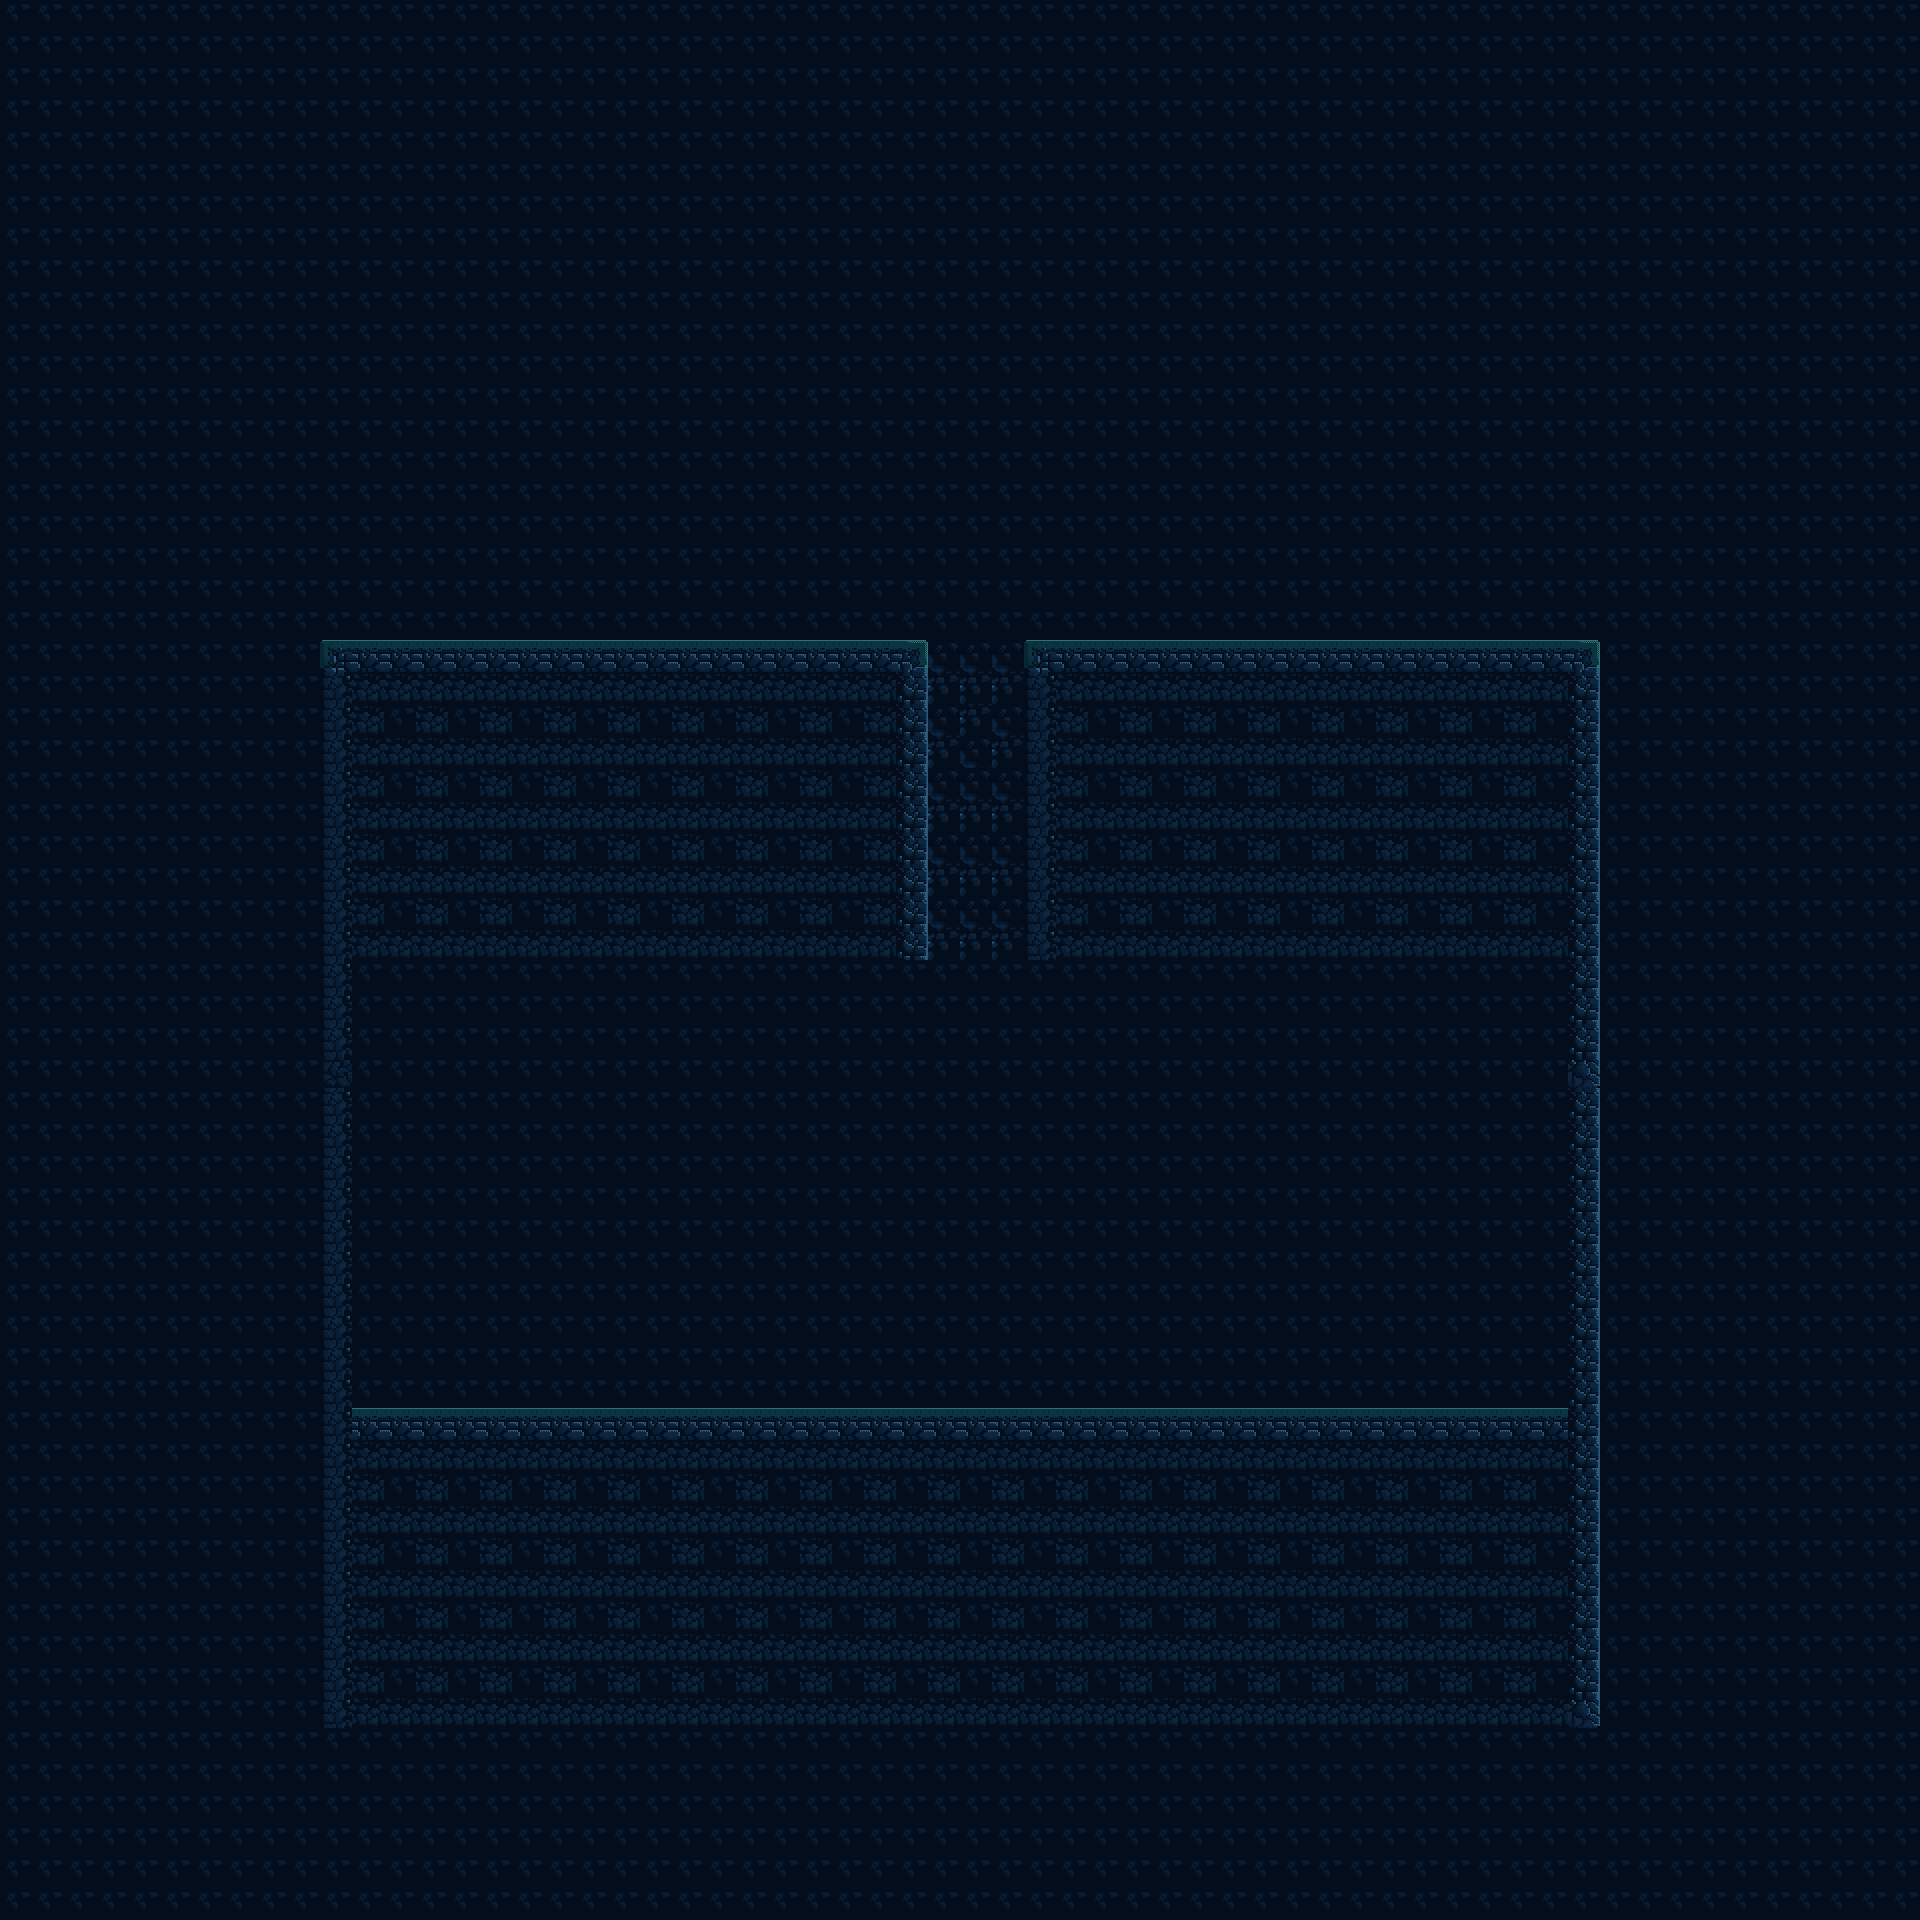

A 2D game scene composited from a Tiled map and its tileset images. What follows is a short description and the map's XML, with each tile layer's data collapsed to a summary:
An orthogonal 60x60 tile map with 32x32 px tiles, 1 tile layer (Tile Layer 1) and 61 objects (50x Brick, Player, Enemy, Door).

<map version="1.10" tiledversion="1.10.2" orientation="orthogonal" renderorder="right-down" width="60" height="60" tilewidth="32" tileheight="32" infinite="0" nextlayerid="6" nextobjectid="200">
 <tileset firstgid="1" source="Spritesheet.tsx" />
 <layer id="1" name="Tile Layer 1" width="60" height="60">
  <data>[3600 cells, 3600 non-empty, 11 distinct tile ids]</data>
 </layer>
 <objectgroup id="4" name="Platforms">
  <object id="52" x="1024" y="640" width="576" height="320" />
  <object id="53" x="608" y="192" width="32" height="448" />
  <object id="54" x="1280" y="192" width="32" height="448" />
  <object id="55" x="320" y="640" width="608" height="320" />
  <object id="190" x="640" y="192" width="640" height="32" />
  <object id="193" x="320" y="960" width="32" height="448" />
  <object id="197" x="1568" y="960" width="32" height="448" />
  <object id="198" x="320" y="1408" width="1280" height="320" />
 </objectgroup>
 <objectgroup id="3" name="SpawnPoints">
  <object id="26" type="Player" gid="1" x="960" y="1344" width="32" height="32" />
  <object id="189" type="Enemy" gid="2147483650" x="1248" y="1344" width="32" height="32">
   <properties>
    <property name="Type" value="Boss" />
   </properties>
  </object>
  <object id="91" type="Brick" gid="11" x="960" y="672" width="32" height="32">
   <properties>
    <property name="TileOffsetX" type="int" value="2" />
    <property name="TileOffsetY" type="int" value="1" />
   </properties>
  </object>
  <object id="92" type="Brick" gid="27" x="960" y="704" width="32" height="32">
   <properties>
    <property name="TileOffsetX" type="int" value="2" />
    <property name="TileOffsetY" type="int" value="3" />
   </properties>
  </object>
  <object id="93" type="Brick" gid="27" x="960" y="736" width="32" height="32">
   <properties>
    <property name="TileOffsetX" type="int" value="2" />
    <property name="TileOffsetY" type="int" value="3" />
   </properties>
  </object>
  <object id="94" type="Brick" gid="27" x="960" y="768" width="32" height="32">
   <properties>
    <property name="TileOffsetX" type="int" value="2" />
    <property name="TileOffsetY" type="int" value="3" />
   </properties>
  </object>
  <object id="95" type="Brick" gid="27" x="960" y="800" width="32" height="32">
   <properties>
    <property name="TileOffsetX" type="int" value="2" />
    <property name="TileOffsetY" type="int" value="3" />
   </properties>
  </object>
  <object id="96" type="Brick" gid="27" x="960" y="832" width="32" height="32">
   <properties>
    <property name="TileOffsetX" type="int" value="2" />
    <property name="TileOffsetY" type="int" value="3" />
   </properties>
  </object>
  <object id="97" type="Brick" gid="27" x="960" y="864" width="32" height="32">
   <properties>
    <property name="TileOffsetX" type="int" value="2" />
    <property name="TileOffsetY" type="int" value="3" />
   </properties>
  </object>
  <object id="98" type="Brick" gid="27" x="960" y="896" width="32" height="32">
   <properties>
    <property name="TileOffsetX" type="int" value="2" />
    <property name="TileOffsetY" type="int" value="3" />
   </properties>
  </object>
  <object id="99" type="Brick" gid="27" x="960" y="928" width="32" height="32">
   <properties>
    <property name="TileOffsetX" type="int" value="2" />
    <property name="TileOffsetY" type="int" value="3" />
   </properties>
  </object>
  <object id="100" type="Brick" gid="27" x="960" y="960" width="32" height="32">
   <properties>
    <property name="TileOffsetX" type="int" value="2" />
    <property name="TileOffsetY" type="int" value="3" />
   </properties>
  </object>
  <object id="105" type="Brick" gid="11" x="896" y="672" width="32" height="32">
   <properties>
    <property name="TileOffsetX" type="int" value="2" />
    <property name="TileOffsetY" type="int" value="1" />
   </properties>
  </object>
  <object id="106" type="Brick" gid="11" x="928" y="672" width="32" height="32">
   <properties>
    <property name="TileOffsetX" type="int" value="2" />
    <property name="TileOffsetY" type="int" value="1" />
   </properties>
  </object>
  <object id="107" type="Brick" gid="11" x="992" y="672" width="32" height="32">
   <properties>
    <property name="TileOffsetX" type="int" value="2" />
    <property name="TileOffsetY" type="int" value="1" />
   </properties>
  </object>
  <object id="108" type="Brick" gid="11" x="1024" y="672" width="32" height="32">
   <properties>
    <property name="TileOffsetX" type="int" value="2" />
    <property name="TileOffsetY" type="int" value="1" />
   </properties>
  </object>
  <object id="109" type="Brick" gid="27" x="896" y="768" width="32" height="32">
   <properties>
    <property name="TileOffsetX" type="int" value="2" />
    <property name="TileOffsetY" type="int" value="3" />
   </properties>
  </object>
  <object id="110" type="Brick" gid="27" x="896" y="704" width="32" height="32">
   <properties>
    <property name="TileOffsetX" type="int" value="2" />
    <property name="TileOffsetY" type="int" value="3" />
   </properties>
  </object>
  <object id="111" type="Brick" gid="27" x="896" y="736" width="32" height="32">
   <properties>
    <property name="TileOffsetX" type="int" value="2" />
    <property name="TileOffsetY" type="int" value="3" />
   </properties>
  </object>
  <object id="112" type="Brick" gid="27" x="896" y="800" width="32" height="32">
   <properties>
    <property name="TileOffsetX" type="int" value="2" />
    <property name="TileOffsetY" type="int" value="3" />
   </properties>
  </object>
  <object id="113" type="Brick" gid="27" x="896" y="832" width="32" height="32">
   <properties>
    <property name="TileOffsetX" type="int" value="2" />
    <property name="TileOffsetY" type="int" value="3" />
   </properties>
  </object>
  <object id="114" type="Brick" gid="27" x="896" y="864" width="32" height="32">
   <properties>
    <property name="TileOffsetX" type="int" value="2" />
    <property name="TileOffsetY" type="int" value="3" />
   </properties>
  </object>
  </objectgroup>
 <objectgroup id="4" name="Settings">
  <properties>
   <property name="Gravity" type="int" value="800" />
  </properties>
 </objectgroup>
</map>
<!-- 31 of 61 objects omitted -->
